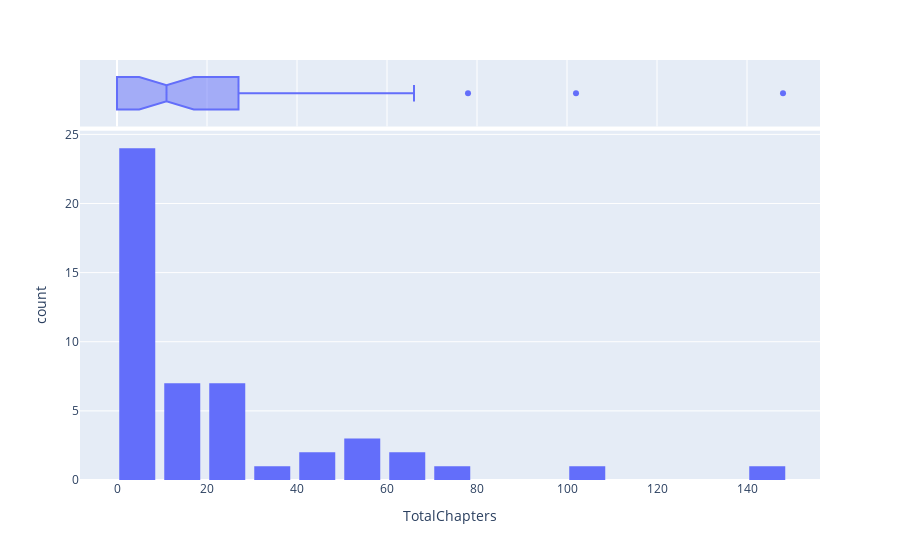

The notebook cell this image was saved under:
### Code cell
# Histogram based on Total chapters
ax = px.histogram(data,x='TotalChapters',marginal="box",nbins=18)
ax.update_layout(bargap=0.2)

### Figure 1 — Plotly figure (JSON) as saved in the notebook; plotly's stock layout.template omitted (floating-point values rounded to 4 significant figures)
{"data": [{"alignmentgroup": "True", "bingroup": "x", "hovertemplate": "TotalChapters=%{x}<br>count=%{y}<extra></extra>", "legendgroup": "", "marker": {"color": "#636efa", "pattern": {"shape": ""}}, "name": "", "nbinsx": 18, "offsetgroup": "", "orientation": "v", "showlegend": false, "type": "histogram", "x": [7, 14, 20, 27, 27, 0, 5, 0, 5, 9, 0, 15, 25, 63, 0, 0, 0, 19, 66, 0, 19, 0, 0, 53, 56, 11, 0, 48, 0, 24, 0, 11, 25, 0, 31, 17, 5, 51, 0, 46, 0, 102, 0, 23, 0, 78, 6, 0, 148], "xaxis": "x", "yaxis": "y"}, {"alignmentgroup": "True", "hovertemplate": "TotalChapters=%{x}<extra></extra>", "legendgroup": "", "marker": {"color": "#636efa"}, "name": "", "notched": true, "offsetgroup": "", "showlegend": false, "type": "box", "x": [7, 14, 20, 27, 27, 0, 5, 0, 5, 9, 0, 15, 25, 63, 0, 0, 0, 19, 66, 0, 19, 0, 0, 53, 56, 11, 0, 48, 0, 24, 0, 11, 25, 0, 31, 17, 5, 51, 0, 46, 0, 102, 0, 23, 0, 78, 6, 0, 148], "xaxis": "x2", "yaxis": "y2"}], "layout": {"bargap": 0.2, "barmode": "relative", "legend": {"tracegroupgap": 0}, "margin": {"t": 60}, "xaxis": {"anchor": "y", "domain": [0, 1], "title": {"text": "TotalChapters"}}, "xaxis2": {"anchor": "y2", "domain": [0, 1], "matches": "x", "showgrid": true, "showticklabels": false}, "yaxis": {"anchor": "x", "domain": [0, 0.8316], "title": {"text": "count"}}, "yaxis2": {"anchor": "x2", "domain": [0.8416, 1], "matches": "y2", "showgrid": false, "showline": false, "showticklabels": false, "ticks": ""}}}
